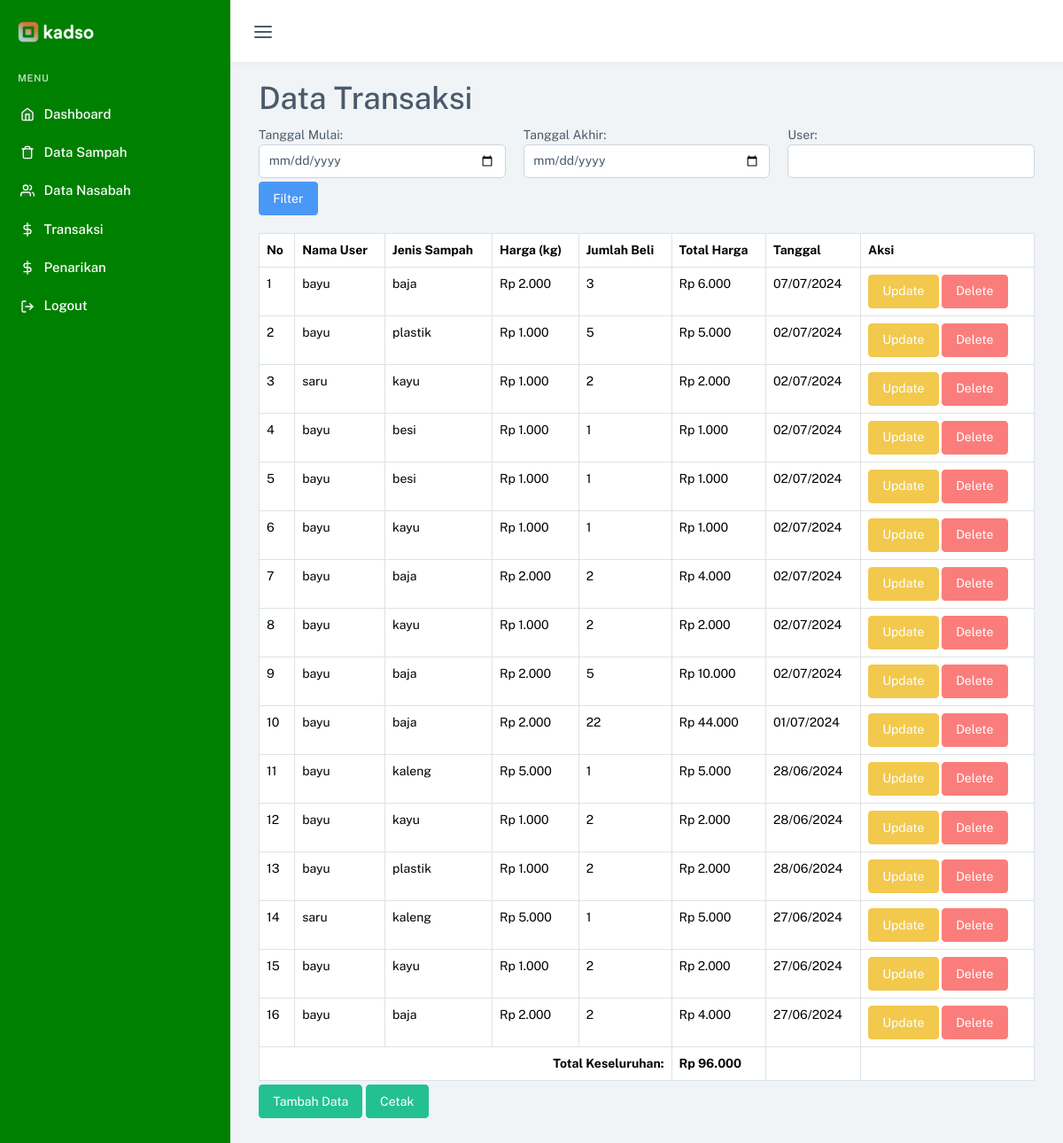
The page /admin/data-transaksi.php (signed in) on the database its author committed.
### tables this page shows
CREATE TABLE `transaksi` (
  `id_transaksi` int(11) NOT NULL,
  `id_user` int(11) NOT NULL,
  `id_sampah` int(11) NOT NULL,
  `tanggal` date NOT NULL,
  `jumlah_beli` int(10) NOT NULL,
  `total_harga` int(10) NOT NULL,
  `created_at` timestamp NOT NULL DEFAULT current_timestamp()
);

CREATE TABLE `users` (
  `id_user` int(11) NOT NULL,
  `username` varchar(50) NOT NULL,
  `email` varchar(100) NOT NULL,
  `password_hash` char(60) NOT NULL,
  `role` enum('masyarakat','admin') NOT NULL DEFAULT 'masyarakat'
);

CREATE TABLE `sampah` (
  `id_sampah` int(11) NOT NULL,
  `jenis_sampah` varchar(255) NOT NULL,
  `harga` int(20) NOT NULL
);

### admin/data-transaksi.php (the view, shortened to what this page needs)
<?php
include "../koneksi.php";
?>
<!DOCTYPE html>
<html lang="en">
<head>
    <link href="../assets/css/app.min.css" rel="stylesheet" type="text/css" id="app-style" />
    <link href="../assets/css/icons.min.css" rel="stylesheet" type="text/css" />
</head>
<body data-menu-color="dark" data-sidebar="default">
    <div id="app-layout">
        <?php
        include "../layout/top-bar-admin.php";
        include "../layout/left-sidebar-admin.php";
        ?>
        <div class="content-page">
            <div class="content">
                <div class="container-xxl" style="padding-top: 20px;">
                    <div class="container">
                        <h1 class="">Data Transaksi</h1>
                        <form method="GET" action="data-transaksi.php" class="mb-3">
                            <div class="row">
                                <div class="col-md-4">
                                    <label for="tanggal_mulai">Tanggal Mulai:</label>
                                    <input type="date" class="form-control" id="tanggal_mulai" name="tanggal_mulai">
                                </div>
                                <div class="col-md-4">
                                    <label for="tanggal_akhir">Tanggal Akhir:</label>
                                    <input type="date" class="form-control" id="tanggal_akhir" name="tanggal_akhir">
                                </div>
                                <div class="col-md-4">
                                    <label for="user">User:</label>
                                    <input type="text" class="form-control" id="user" name="user">
                                </div>
                                <div class="col-md-4 mt-1">
                                    <button type="submit" class="btn btn-primary">Filter</button>
                                </div>
                            </div>
                        </form>
                        <table class="table table-bordered mt-3">
                            <thead>
                                <tr>
                                    <th>No</th>
                                    <th>Nama User</th>
                                    <th>Jenis Sampah</th>
                                    <th>Harga (kg)</th>
                                    <th>Jumlah Beli</th>
                                    <th>Total Harga</th>
                                    <th>Tanggal</th>
                                    <th>Aksi</th>
                                </tr>
                            </thead>
                            <tbody>
                                <?php
                                $whereClause = "1";
                                $sql = "SELECT transaksi.*, users.username, sampah.jenis_sampah, sampah.harga
                                        FROM transaksi
                                        JOIN users ON transaksi.id_user = users.id_user
                                        JOIN sampah ON transaksi.id_sampah = sampah.id_sampah
                                        WHERE $whereClause
                                        ORDER BY transaksi.id_transaksi DESC";
                                $hasil = mysqli_query($koneksi, $sql);
                                $no = 0;
                                $totalHarga = 0;
                                while ($data = mysqli_fetch_array($hasil)) {
                                    $no++;
                                    $totalHarga += $data["total_harga"];
                                ?>
                                    <tr>
                                        <td><?php echo $no; ?></td>
                                        <td><?php echo $data["username"]; ?></td>
                                        <td><?php echo $data["jenis_sampah"]; ?></td>
                                        <td><?php echo 'Rp ' . number_format($data["harga"], 0, ',', '.'); ?></td>
                                        <td><?php echo $data["jumlah_beli"]; ?></td>
                                        <td><?php echo 'Rp ' . number_format($data["total_harga"], 0, ',', '.'); ?></td>
                                        <td><?php echo date_format(date_create($data["tanggal"]), "d/m/Y"); ?></td>
                                        <td>
                                            <a href="edit-transaksi.php?id_transaksi=<?php echo $data['id_transaksi']; ?>" class="btn btn-warning" role="button">Update</a>
                                            <a href="data-transaksi.php?delete_id=<?php echo $data['id_transaksi']; ?>" class="btn btn-danger" role="button" onclick="return confirm('Apakah Anda yakin ingin menghapus data ini?')">Delete</a>
                                        </td>
                                    </tr>
                                <?php
                                }
                                ?>
                                <tr>
                                    <td colspan="5" align="right"><b>Total Keseluruhan:</b></td>
                                    <td><b><?php echo 'Rp ' . number_format($totalHarga, 0, ',', '.'); ?></b></td>
                                    <td></td>
                                    <td></td>
                                </tr>
                            </tbody>
                        </table>
                        <div style="margin-top: -15px;">
                            <a href="transaksi-nasabah.php" class="btn btn-success">Tambah Data</a>
                            <a href="cetak_transaksi.php?<?php echo http_build_query($_GET); ?>" class="btn btn-success">Cetak</a>
                        </div>
                    </div>
                </div>
            </div>
        </div>
    </div>
</body>
</html>

### layout/top-bar-admin.php (shortened to what this page needs)
<!DOCTYPE html>
<html lang="en">
<head>
    <link href="../assets/css/app.min.css" rel="stylesheet" type="text/css" id="app-style" />
    <link href="../assets/css/icons.min.css" rel="stylesheet" type="text/css" />
</head>
<body>
    <div class="topbar-custom">
        <div class="container-fluid">
            <div class="d-flex justify-content-between">
                <ul class="list-unstyled topnav-menu mb-0 d-flex align-items-center">
                    <li>
                        <button class="button-toggle-menu nav-link">
                            <i data-feather="menu" class="noti-icon"></i>
                        </button>
                    </li>
                </ul>
            </div>
        </div>
    </div>
</body>
</html>

### layout/left-sidebar-admin.php (shortened to what this page needs)
<!DOCTYPE html>
<html lang="en">
<head>
</head>
<body>
    <div class="app-sidebar-menu" style="background-color: green;">
        <div class="h-100" data-simplebar>
            <div id="sidebar-menu">
                <div class="logo-box">
                    <a href="index.html" class="logo logo-light">
                        <span class="logo-lg">
                            <img src="assets/images/logo-light.png" alt="" height="24">
                        </span>
                    </a>
                </div>
                <ul id="side-menu">
                    <li class="menu-title" style="color: white;">Menu</li>
                    <li>
                        <a href="../admin/admin.php" style="color: white;">
                            <i data-feather="home"></i>
                            <span> Dashboard </span>
                        </a>
                    </li>
                    <li>
                        <a href="../sampah/data-sampah.php" style="color: white;">
                            <i data-feather="trash"></i>
                            <span> Data Sampah </span>
                        </a>
                    </li>
                    <li>
                        <a href="../admin/data-nasabah.php" style="color: white;">
                            <i data-feather="users"></i>
                            <span> Data Nasabah </span>
                        </a>
                    </li>
                    <li>
                        <a href="../admin/data-transaksi.php" style="color: white;">
                            <i data-feather="dollar-sign"></i>
                            <span> Transaksi </span>
                        </a>
                    </li>
                    <li>
                        <a href="../admin/penarikan-nasabah.php" style="color: white;">
                            <i data-feather="dollar-sign"></i>
                            <span> Penarikan </span>
                        </a>
                    </li>
                    <li>
                        <a href="../user/logout.php" style="color: white;">
                            <i data-feather="log-out"></i>
                            <span> Logout </span>
                        </a>
                    </li>
                </ul>
            </div>
        </div>
    </div>
</body>
</html>

### rows shown on the page
transaksi: id_user.username "bayu", id_sampah.jenis_sampah "baja", id_sampah.harga "2.000", jumlah_beli "3", total_harga "6.000", tanggal "07/07/2024"
transaksi: id_user.username "bayu", id_sampah.jenis_sampah "plastik", id_sampah.harga "1.000", jumlah_beli "5", total_harga "5.000", tanggal "02/07/2024"
transaksi: id_user.username "saru", id_sampah.jenis_sampah "kayu", id_sampah.harga "1.000", jumlah_beli "2", total_harga "2.000", tanggal "02/07/2024"
transaksi: id_user.username "bayu", id_sampah.jenis_sampah "besi", id_sampah.harga "1.000", jumlah_beli "1", total_harga "1.000", tanggal "02/07/2024"
transaksi: id_user.username "bayu", id_sampah.jenis_sampah "besi", id_sampah.harga "1.000", jumlah_beli "1", total_harga "1.000", tanggal "02/07/2024"
transaksi: id_user.username "bayu", id_sampah.jenis_sampah "kayu", id_sampah.harga "1.000", jumlah_beli "1", total_harga "1.000", tanggal "02/07/2024"
transaksi: id_user.username "bayu", id_sampah.jenis_sampah "baja", id_sampah.harga "2.000", jumlah_beli "2", total_harga "4.000", tanggal "02/07/2024"
transaksi: id_user.username "bayu", id_sampah.jenis_sampah "kayu", id_sampah.harga "1.000", jumlah_beli "2", total_harga "2.000", tanggal "02/07/2024"
transaksi: id_user.username "bayu", id_sampah.jenis_sampah "baja", id_sampah.harga "2.000", jumlah_beli "5", total_harga "10.000", tanggal "02/07/2024"
transaksi: id_user.username "bayu", id_sampah.jenis_sampah "baja", id_sampah.harga "2.000", jumlah_beli "22", total_harga "44.000", tanggal "01/07/2024"
transaksi: id_user.username "bayu", id_sampah.jenis_sampah "kaleng", id_sampah.harga "5.000", jumlah_beli "1", total_harga "5.000", tanggal "28/06/2024"
transaksi: id_user.username "bayu", id_sampah.jenis_sampah "kayu", id_sampah.harga "1.000", jumlah_beli "2", total_harga "2.000", tanggal "28/06/2024"
transaksi: id_user.username "bayu", id_sampah.jenis_sampah "plastik", id_sampah.harga "1.000", jumlah_beli "2", total_harga "2.000", tanggal "28/06/2024"
transaksi: id_user.username "saru", id_sampah.jenis_sampah "kaleng", id_sampah.harga "5.000", jumlah_beli "1", total_harga "5.000", tanggal "27/06/2024"
transaksi: id_user.username "bayu", id_sampah.jenis_sampah "kayu", id_sampah.harga "1.000", jumlah_beli "2", total_harga "2.000", tanggal "27/06/2024"
transaksi: id_user.username "bayu", id_sampah.jenis_sampah "baja", id_sampah.harga "2.000", jumlah_beli "2", total_harga "4.000", tanggal "27/06/2024"

### other values the page prints
$totalHarga "96.000"
